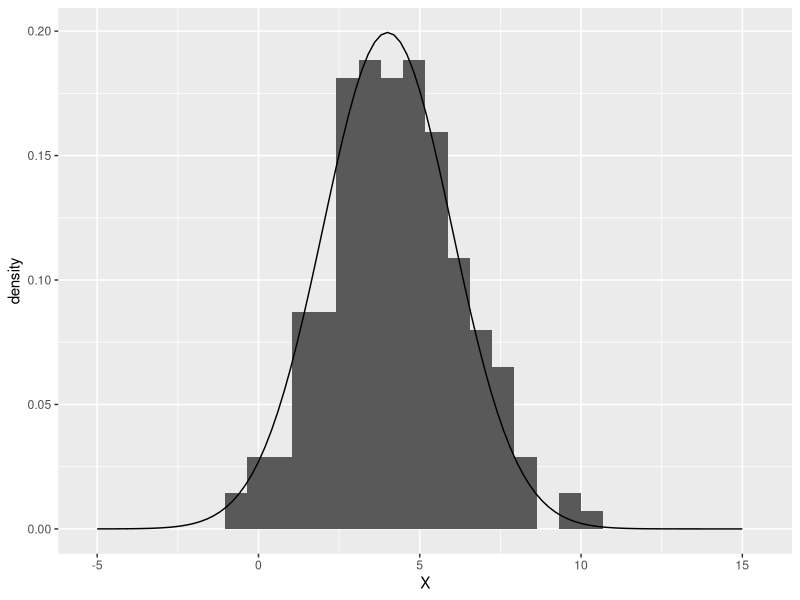

This chart was generated by the following R code:
library(ggplot2)

X <- rnorm(n=200, mean=4, sd=2)
X <- data.frame(X)

x <- seq(-5, 15, 0.2)
y <- dnorm(x, 4, 2)
d <- data.frame(x, y)

d

ggplot(X) + geom_histogram(aes(x=X, y=..density..)) + geom_line(aes(x=x, y=y), data=d)
